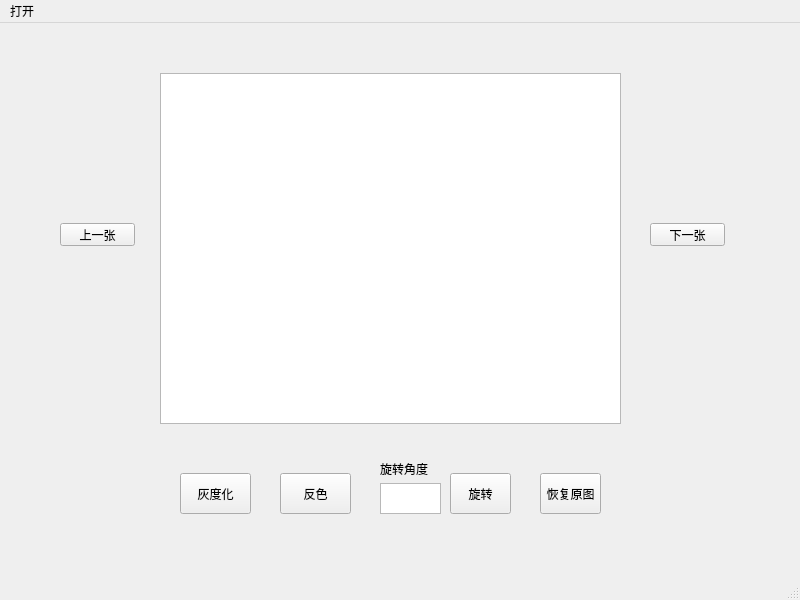
<?xml version="1.0" encoding="UTF-8"?>
<ui version="4.0">
 <class>MainWindow</class>
 <widget class="QMainWindow" name="MainWindow">
  <property name="geometry">
   <rect>
    <x>0</x>
    <y>0</y>
    <width>800</width>
    <height>600</height>
   </rect>
  </property>
  <property name="windowTitle">
   <string>MainWindow</string>
  </property>
  <widget class="QWidget" name="centralwidget">
   <widget class="QPushButton" name="pushButton_2">
    <property name="geometry">
     <rect>
      <x>180</x>
      <y>450</y>
      <width>71</width>
      <height>41</height>
     </rect>
    </property>
    <property name="text">
     <string>灰度化</string>
    </property>
   </widget>
   <widget class="QPushButton" name="pushButton_3">
    <property name="geometry">
     <rect>
      <x>280</x>
      <y>450</y>
      <width>71</width>
      <height>41</height>
     </rect>
    </property>
    <property name="text">
     <string>反色</string>
    </property>
   </widget>
   <widget class="QPushButton" name="pushButton_4">
    <property name="geometry">
     <rect>
      <x>60</x>
      <y>200</y>
      <width>75</width>
      <height>23</height>
     </rect>
    </property>
    <property name="text">
     <string>上一张</string>
    </property>
   </widget>
   <widget class="QPushButton" name="pushButton_5">
    <property name="geometry">
     <rect>
      <x>650</x>
      <y>200</y>
      <width>75</width>
      <height>23</height>
     </rect>
    </property>
    <property name="text">
     <string>下一张</string>
    </property>
   </widget>
   <widget class="QTextEdit" name="textEdit">
    <property name="geometry">
     <rect>
      <x>380</x>
      <y>460</y>
      <width>61</width>
      <height>31</height>
     </rect>
    </property>
   </widget>
   <widget class="QLabel" name="label">
    <property name="geometry">
     <rect>
      <x>380</x>
      <y>440</y>
      <width>54</width>
      <height>12</height>
     </rect>
    </property>
    <property name="text">
     <string>旋转角度</string>
    </property>
   </widget>
   <widget class="QPushButton" name="pushButton">
    <property name="geometry">
     <rect>
      <x>450</x>
      <y>450</y>
      <width>61</width>
      <height>41</height>
     </rect>
    </property>
    <property name="text">
     <string>旋转</string>
    </property>
   </widget>
   <widget class="QPushButton" name="pushButton_6">
    <property name="geometry">
     <rect>
      <x>540</x>
      <y>450</y>
      <width>61</width>
      <height>41</height>
     </rect>
    </property>
    <property name="text">
     <string>恢复原图</string>
    </property>
   </widget>
   <widget class="QWidget" name="">
    <property name="geometry">
     <rect>
      <x>160</x>
      <y>50</y>
      <width>461</width>
      <height>351</height>
     </rect>
    </property>
    <layout class="QGridLayout" name="gridLayout">
     <item row="0" column="0" colspan="2">
      <widget class="QGraphicsView" name="graphicsView"/>
     </item>
    </layout>
   </widget>
  </widget>
  <widget class="QMenuBar" name="menubar">
   <property name="geometry">
    <rect>
     <x>0</x>
     <y>0</y>
     <width>800</width>
     <height>23</height>
    </rect>
   </property>
   <widget class="QMenu" name="menu">
    <property name="title">
     <string>打开</string>
    </property>
    <addaction name="Filedir"/>
    <addaction name="File"/>
   </widget>
   <addaction name="menu"/>
  </widget>
  <widget class="QStatusBar" name="statusbar"/>
  <action name="Filedir">
   <property name="text">
    <string>图片文件夹</string>
   </property>
  </action>
  <action name="File">
   <property name="text">
    <string>图片文件</string>
   </property>
  </action>
  <action name="Spin">
   <property name="text">
    <string>旋转</string>
   </property>
  </action>
 </widget>
 <resources/>
 <connections/>
</ui>
